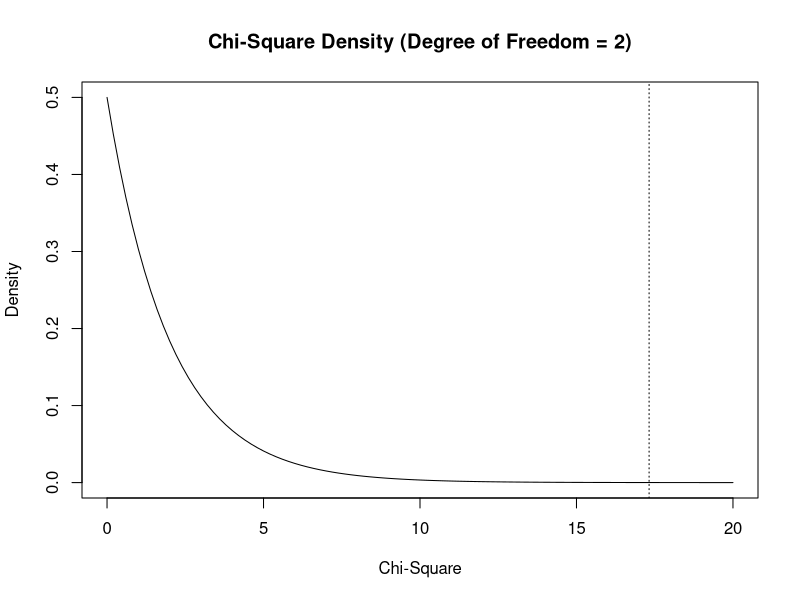

Write the R code that produced this figure.
## ---- chunk 1
data = matrix(c(24, 9, 13,
                289, 100, 565), 
              nrow = 2, byrow = T)
rownames(data) <- c("F = 1", "F = 0")
colnames(data) <- c("V = 0", "V = 1", "V = 2")
xsq <- chisq.test(data)

con_table <- addmargins(data)
for (i in 1:2) {
  for (j in 1:3) {
    con_table[i,j] <- paste(data[i,j], paste0("(", xsq$expected[i,j], ")"))
  }
}
knitr::kable(con_table, caption = "Contingency Table with Expected Frequencies")
## ---- chunk 2
options(scipen = 1, digits = 2)
knitr::kable(xsq$residuals, caption = "Pearson Residuals")
## ---- chunk 3
options(scipen = 1, digits = 3)
stdres <- xsq$residuals

for (i in 1:2) {
  for (j in 1:3) {
    stdres[i,j] = stdres[i,j] / sqrt((1-as.numeric(con_table[i,4])/1000)*(1-as.numeric(con_table[3,j])/1000))
  }
}  
  
knitr::kable(stdres, caption = "Standardized Pearson Residuals")
## ---- chunk 4
curve(dchisq(x, df = 2), from = 0, to = 20, 
      xlab = "Chi-Square", ylab = "Density", main = "Chi-Square Density (Degree of Freedom = 2)")
abline(v = 17.32, lty = 3)
## ---- chunk 5
chisq.test(data)
## ---- chunk 6
options(scipen = 1, digits = 2)
library(knitr)
estimated_con_prob <- matrix(c(24/46, 289/954, 9/46, 100/954, 13/46, 565/954), nrow = 2)
rownames(estimated_con_prob) <- c("$\\hat{P}(V = i \\mid F = 1)$", "$\\hat{P}(V = i \\mid F = 0)$")
colnames(estimated_con_prob) <- c("$i = 0$", "$i = 1$", "$i = 2$")
kable(estimated_con_prob, escape = F, caption = "Estimated Conditional Probabilities of the Number of Doses of Vaccines Injected Given Catching the Flu or Not")

estimated_con_prob_2 <- matrix(c(24/313, 289/313, 9/109, 100/109, 13/578, 565/578), nrow = 2)
rownames(estimated_con_prob_2) <- c("$\\hat{P}(F = 1 \\mid V = i)$", "$\\hat{P}(F = 0 \\mid V = i)$")
colnames(estimated_con_prob_2) <- c("$i = 0$", "$i = 1$", "$i = 2$")
kable(estimated_con_prob_2, escape = F, caption = "Estimated Conditional Probabilities of Catching the Flu or Not Given Number of Doses of Vaccines Injected")
